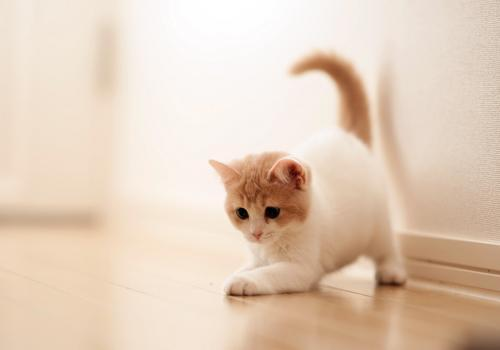
#> input picture Modules/Pillow/cat.jpg, 500 x 350 px
$ python 03crop.py
#> lines starting #> are read from the running program, lines starting #| are printed output that depends on the picture
from PIL import Image

img = Image.open('./cat.jpg')
#> img is the input picture: PIL image 500x350 RGB; mean R, G, B 227.3, 206, 186.9
# top left of image is 0,0 and we are selecting the x,y coordinates of the top left and bottom right corner of the crop respectively
img = img.crop((200, 200, 300, 300))
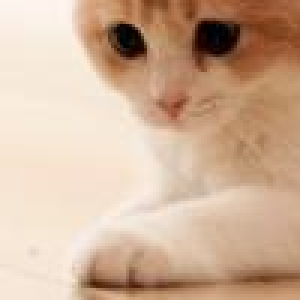
#> img: PIL image 100x100 RGB (shown 3 times larger); mean R, G, B 207.3, 177, 152.5
img.show()
